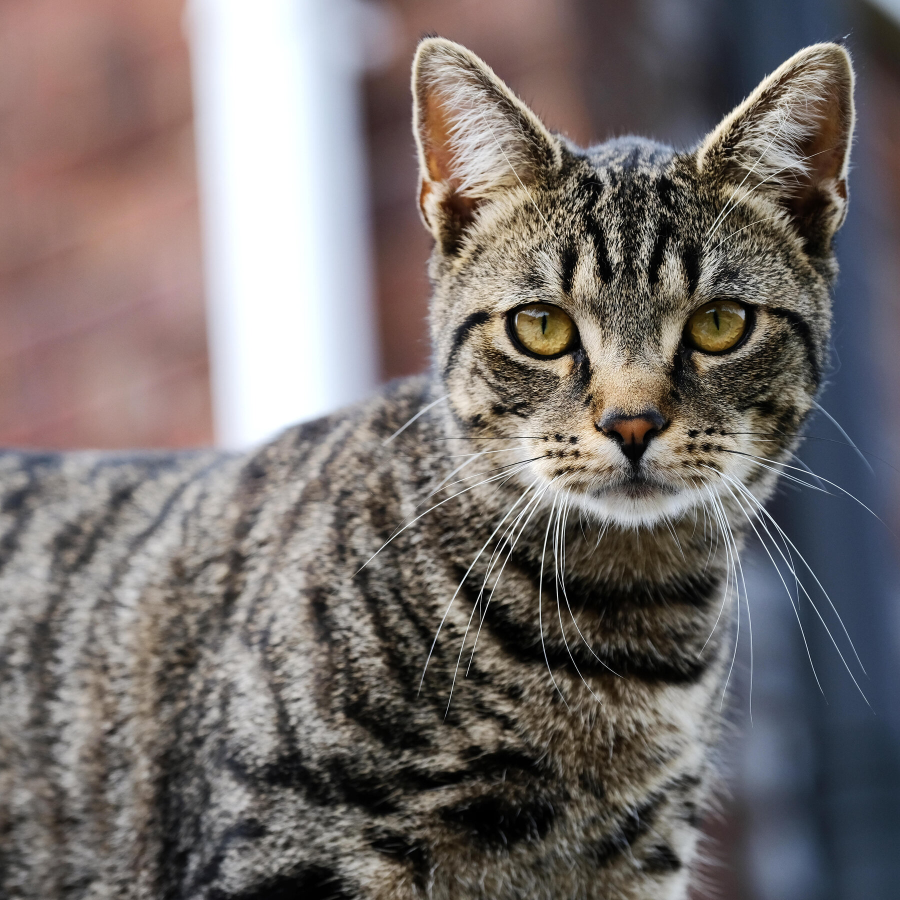
#> input picture images/cat.jpg, 1800 x 1800 px (shown at 1/2 size)
$ python thresh.py
#> lines starting #> are read from the running program, lines starting #| are printed output that depends on the picture; after the words box and inside, x2 and y2 are one past the last pixel; in counts of white or black regions, pixels touching at a corner belong together
import cv2 as cv

#thresholding = binarization of an img : pixels = 0/1

img = cv.imread('images/cat.jpg')
#> img is the input picture: shape (1800, 1800, 3); mean B, G, R 108.6, 110.7, 118.1
img = cv.resize(img,(500,500),interpolation=cv.INTER_CUBIC)
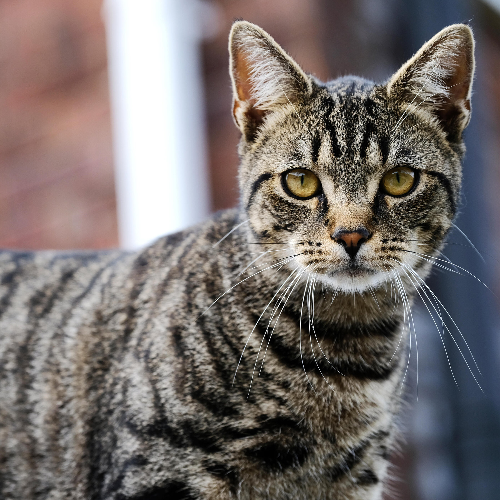
#> img: shape (500, 500, 3); mean B, G, R 108.6, 110.7, 118.1
cv.imshow("Cat",img)
gray  = cv.cvtColor(img,cv.COLOR_BGR2GRAY)
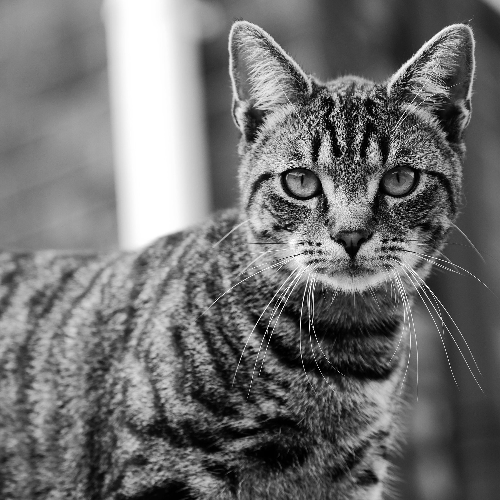
#> gray: shape (500, 500); min 0, max 255, mean 112.7

# Simple Thresholding
threshold , thresh = cv.threshold(gray,150,255,cv.THRESH_BINARY) # , the less thresh val, the more white u get,set max_pix to 255, else 0
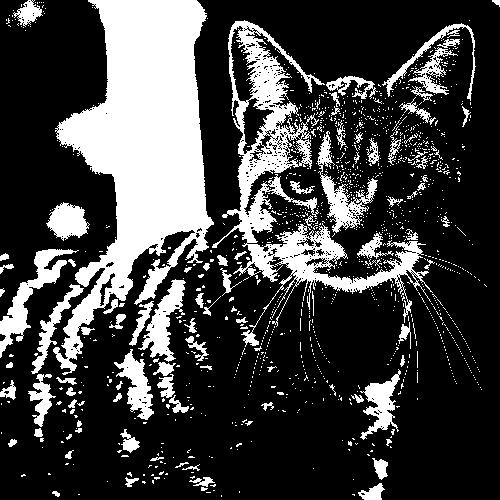
#> thresh: shape (500, 500); 25.4% white; 1292 white regions (1198 under 20 px), largest, box (x1, y1, x2, y2) and area: (53, 0, 214, 375) 29136, (212, 20, 433, 347) 12556, (0, 249, 79, 358) 1983
cv.imshow("Simple Threshold",thresh)

threshold , thresh_inv = cv.threshold(gray,150,255,cv.THRESH_BINARY_INV)
cv.imshow("Inverted Threshold",thresh_inv)

# Adapted Thresholding : computer finds the optimal thresholding value
adaptive_thresh = cv.adaptiveThreshold(gray,255,cv.ADAPTIVE_THRESH_MEAN_C,cv.THRESH_BINARY,11,3)# type : mean/gaussian, blocksize = kernel size, C is substracted from mean to finetune to improve accuracy
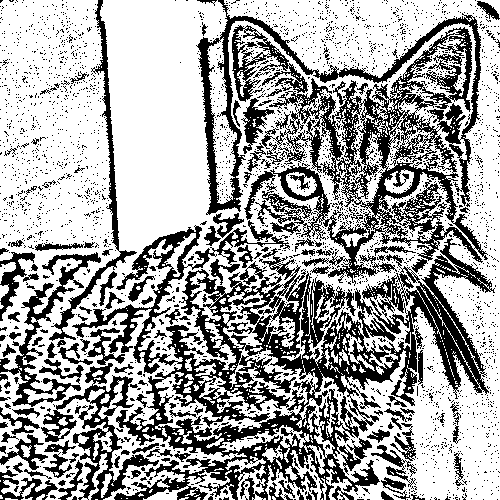
#> adaptive_thresh: shape (500, 500); 64.8% white; 2834 black regions (2695 under 20 px), largest, box (x1, y1, x2, y2) and area: (72, 220, 495, 500) 35631, (196, 0, 488, 286) 23485, (41, 363, 159, 500) 3700
cv.imshow("Adaptive",adaptive_thresh)


cv.waitKey(0)

$ run again, with images/park.jpg copied over images/cat.jpg
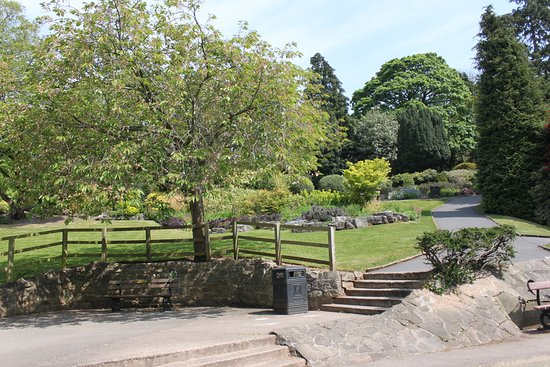
#> input picture images/park.jpg, 550 x 367 px
#> img is the input picture: shape (367, 550, 3); mean B, G, R 111.4, 134.7, 130.5
#> img: shape (500, 500, 3)
#> `threshold , thresh = cv.threshold(gray,150,255,cv.THRESH_BINARY)`:
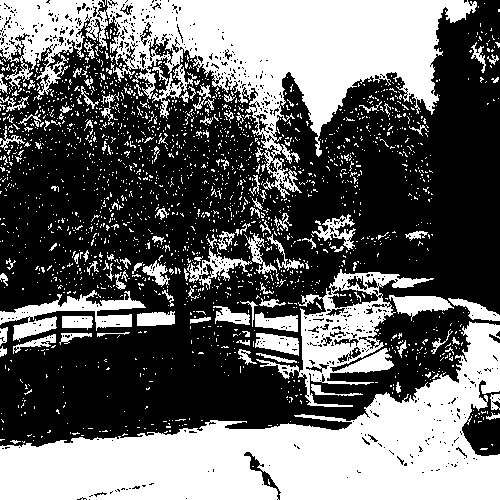
#> thresh: shape (500, 500); 40.7% white; 2061 white regions (1942 under 20 px), largest, box (x1, y1, x2, y2) and area: (0, 321, 500, 500) 39474, (0, 0, 477, 198) 34891, (256, 269, 434, 407) 6475
#> `adaptive_thresh = cv.adaptiveThreshold(gray,255,cv.ADAPTIVE_THRESH_MEA..`:
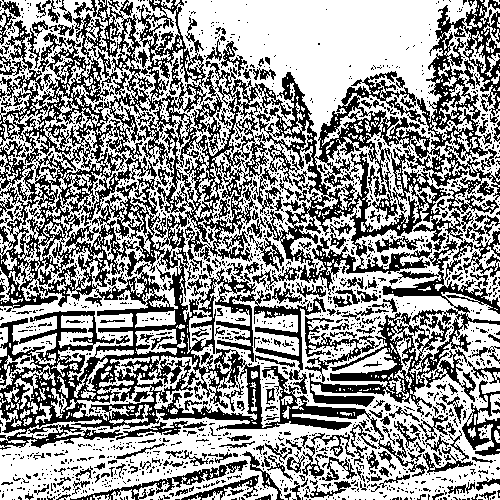
#> adaptive_thresh: shape (500, 500); 58.1% white; 1679 black regions (1430 under 20 px), largest, box (x1, y1, x2, y2) and area: (0, 0, 500, 477) 70156, (309, 239, 500, 417) 7175, (70, 460, 248, 500) 1099

$ run again, with images/shatha.jpg copied over images/cat.jpg
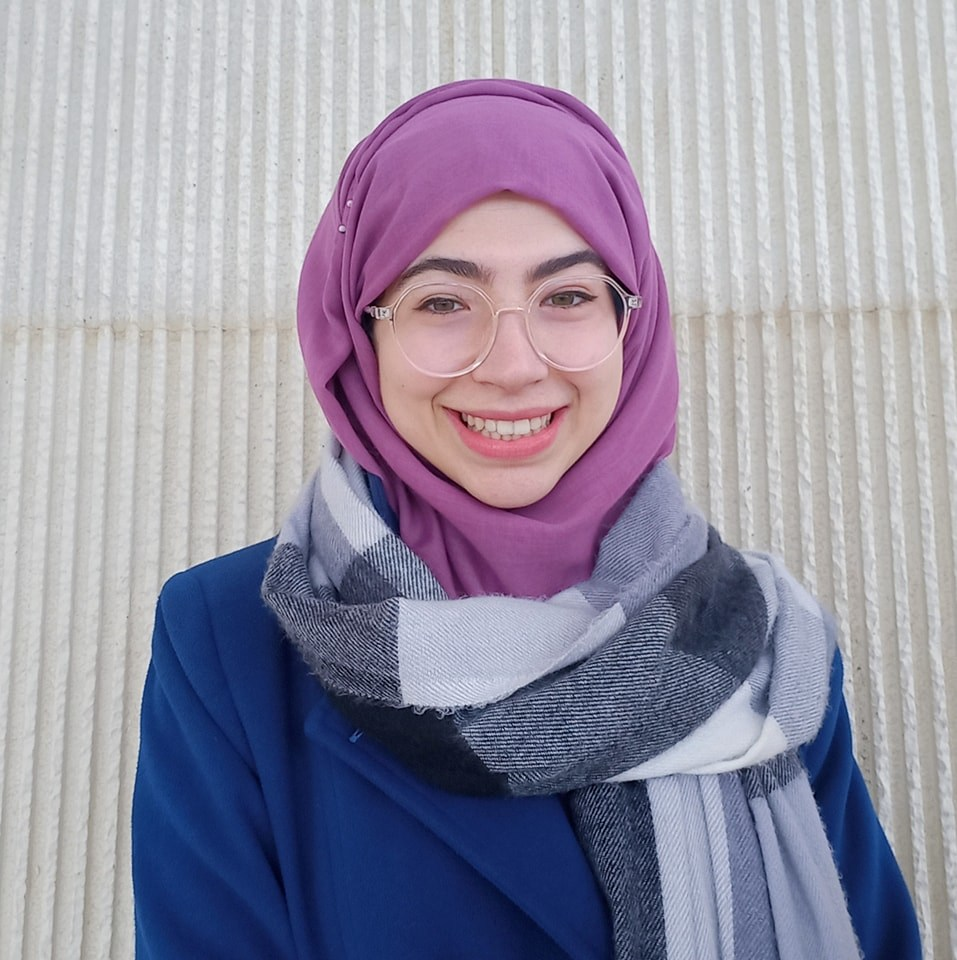
#> input picture images/shatha.jpg, 957 x 960 px
#> img is the input picture: shape (960, 957, 3); mean B, G, R 163.9, 146, 150.2
#> img: shape (500, 500, 3)
#> `threshold , thresh = cv.threshold(gray,150,255,cv.THRESH_BINARY)`:
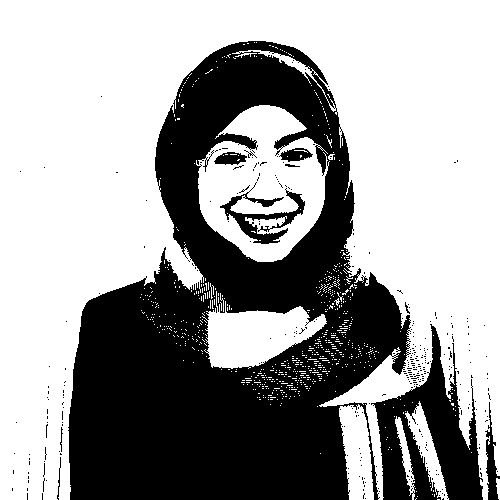
#> thresh: shape (500, 500); 62.2% white; 330 black regions (319 under 20 px), largest, box (x1, y1, x2, y2) and area: (68, 41, 411, 500) 82168, (371, 324, 483, 500) 8738, (220, 182, 305, 244) 1479
#> `adaptive_thresh = cv.adaptiveThreshold(gray,255,cv.ADAPTIVE_THRESH_MEA..`:
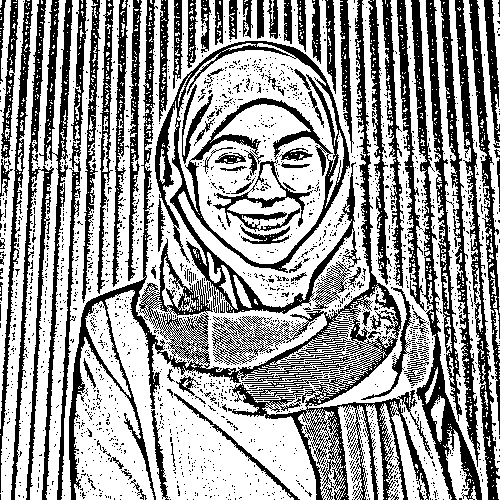
#> adaptive_thresh: shape (500, 500); 62.2% white; 1987 black regions (1896 under 20 px), largest, box (x1, y1, x2, y2) and area: (69, 0, 433, 500) 21658, (155, 41, 361, 314) 9686, (411, 0, 482, 500) 4986

$ run again, with images/lady2.png saved as images/cat.jpg
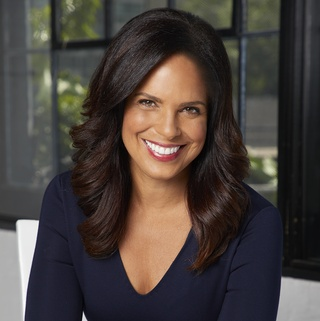
#> input picture images/lady2.png, 320 x 321 px
#> img is the input picture: shape (321, 320, 3); mean B, G, R 60.8, 64.9, 73.1
#> img: shape (500, 500, 3)
#> `threshold , thresh = cv.threshold(gray,150,255,cv.THRESH_BINARY)`:
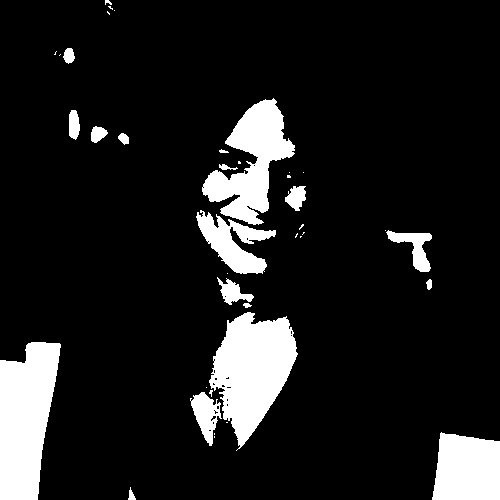
#> thresh: shape (500, 500); 11.8% white; 39 white regions (20 under 20 px), largest, box (x1, y1, x2, y2) and area: (209, 312, 298, 451) 7151, (0, 342, 61, 500) 7144, (202, 98, 295, 225) 5343
#> `adaptive_thresh = cv.adaptiveThreshold(gray,255,cv.ADAPTIVE_THRESH_MEA..`:
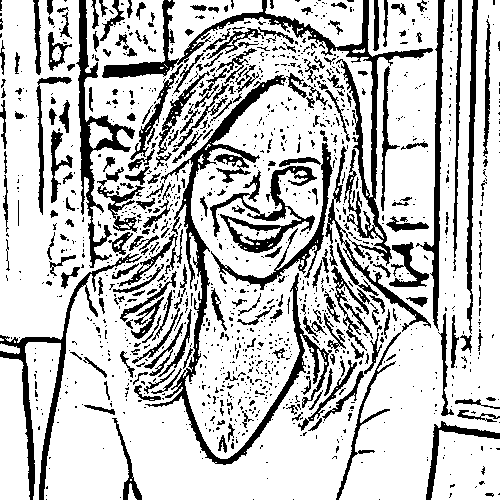
#> adaptive_thresh: shape (500, 500); 76.4% white; 1283 black regions (1029 under 20 px), largest, box (x1, y1, x2, y2) and area: (102, 0, 433, 332) 7394, (145, 75, 332, 465) 6264, (0, 253, 142, 500) 2899
